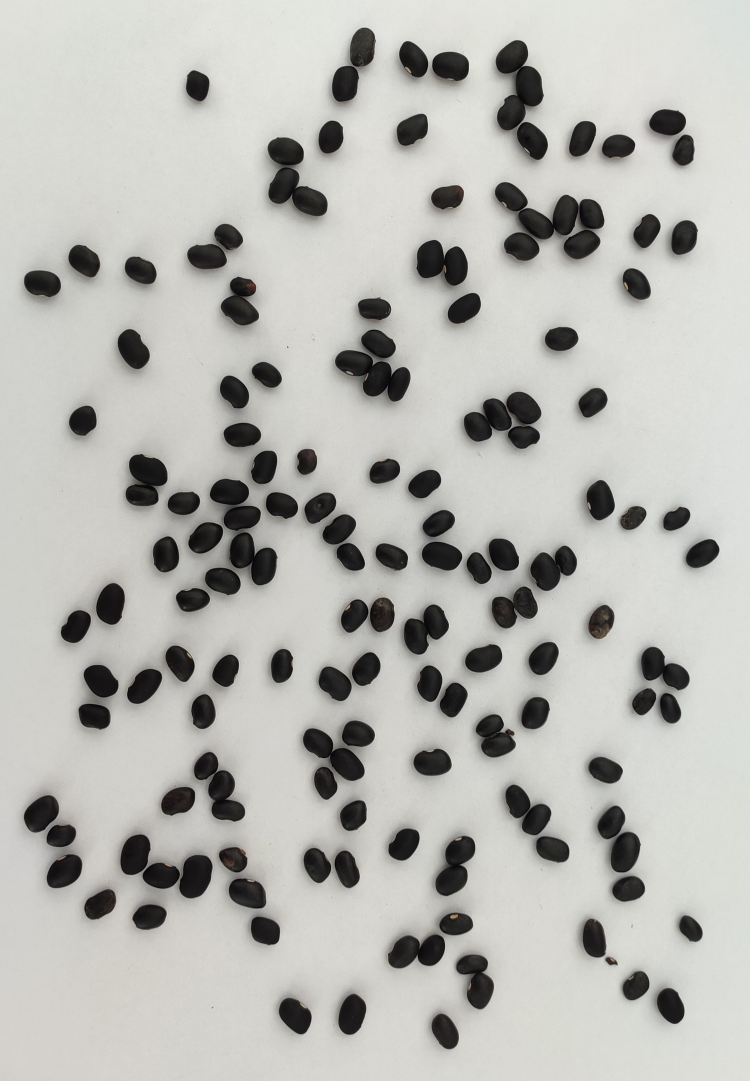
#> input picture Feijoes-editados/img1.jpg, 2250 x 3243 px (shown at 1/3 size)
$ python Teste3-visualizandoOsCcontornos.py
#> lines starting #> are read from the running program, lines starting #| are printed output that depends on the picture; after the words box and inside, x2 and y2 are one past the last pixel; in counts of white or black regions, pixels touching at a corner belong together
import cv2
import numpy as np
from sklearn.cluster import KMeans
import time

def rescaleFrame(frame, scale=0.75):
    width = int(frame.shape[1] * scale)
    heigth = int(frame.shape[0] * scale)

    dimensions = (width, heigth)

    return cv2.resize(frame, dimensions, interpolation=cv2.INTER_AREA)


# Carrega imagem
img = cv2.imread('Feijoes-editados/img1.jpg')
#> img is the input picture: shape (3243, 2250, 3); mean B, G, R 178.9, 183.5, 183.5

# Pré-processamento
gray = cv2.cvtColor(img, cv2.COLOR_BGR2GRAY)
blur = cv2.GaussianBlur(gray, (7, 7), 0)
edges = cv2.Canny(blur, 50, 150)
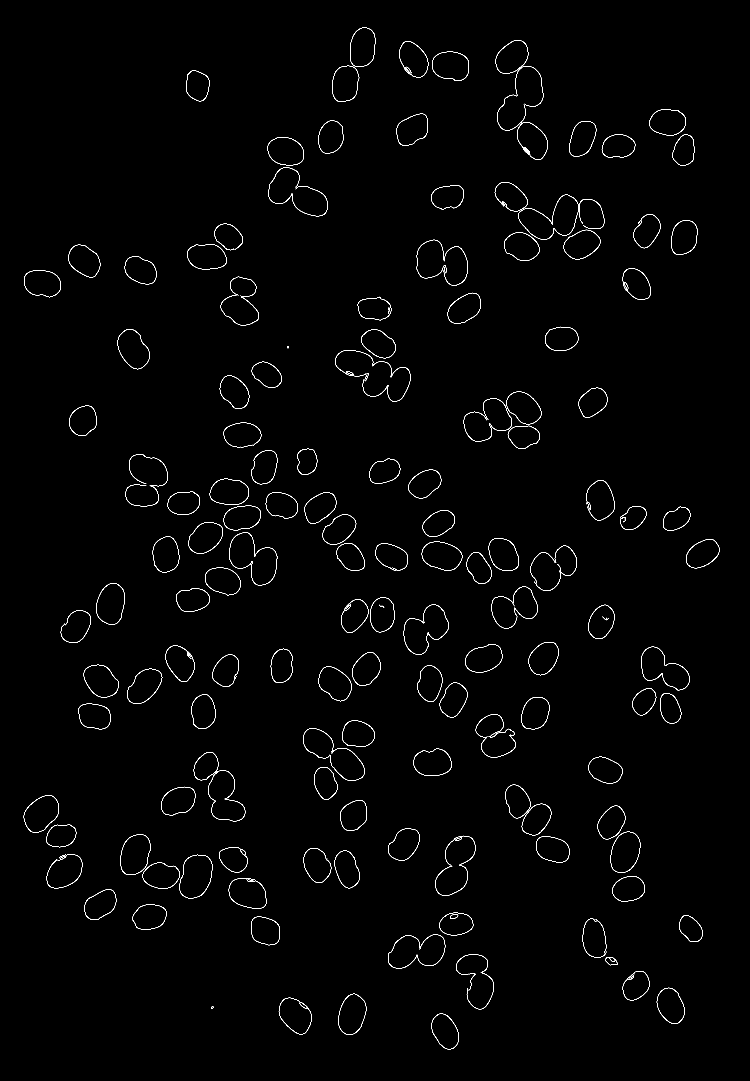
#> edges: shape (3243, 2250) (shown at 1/3 size); 0.74% white in thin lines or dots, all inside (x1, y1, x2, y2) = (71, 83, 2159, 3148)

# Contornos
contornos, _ = cv2.findContours(edges, cv2.RETR_EXTERNAL, cv2.CHAIN_APPROX_SIMPLE)
#> contornos = 160 contours, 6 with area under 20; largest, box (x1, y1, x2, y2) and area: (688, 1597, 833, 1757) 13541, (909, 2185, 1094, 2343) 13089, (1211, 1813, 1347, 1964) 12156, (538, 2564, 638, 2695) 9926, (361, 2503, 452, 2625) 8521

# Cria uma cópia da imagem original para desenhar os contornos
img_contornos = img.copy()

# Desenha os contornos na imagem (em verde com espessura 2)
cv2.drawContours(img_contornos, contornos, -1, (0, 255, 0), 2)
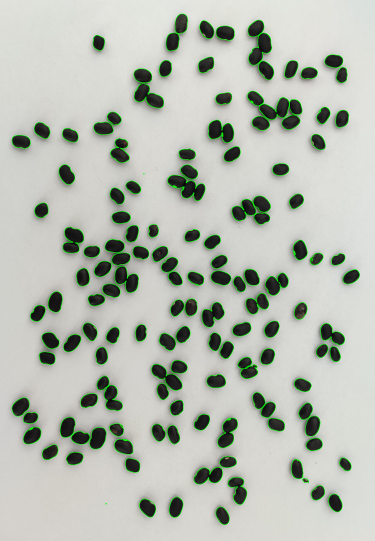
#> img_contornos: shape (3243, 2250, 3) (shown at 1/6 size); mean B, G, R 176.7, 186.9, 181.3

# Exibe a imagem com os contornos
img_contornos = rescaleFrame(img_contornos, 0.20)
#> in rescaleFrame, `return cv2.resize(frame, dimensions, interpolation=cv2.INTER_AREA)`:
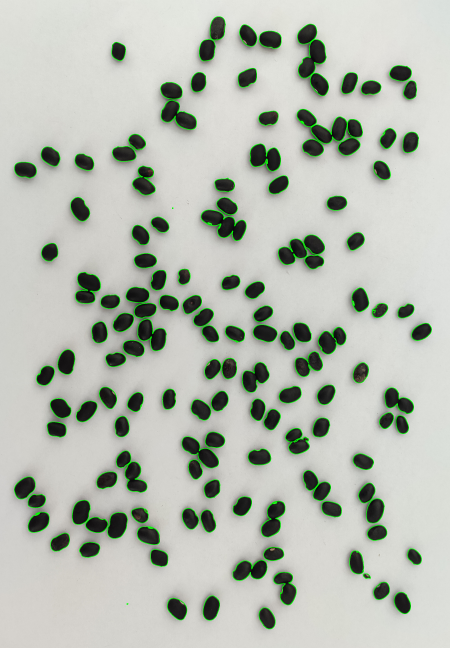
#> returned value: shape (648, 450, 3); mean of channels 0, 1, 2 176.7, 186.9, 181.3; drawn as B, G, R

cv2.imshow('Contornos', img_contornos)


mascara = np.zeros_like(gray)
img_contornos = img.copy()

for contorno in contornos:
    area = cv2.contourArea(contorno)
    if 0 <= area <= 20000:
        cv2.drawContours(mascara, [contorno], -1, 255, 2)
#> this loop made 160 passes
#> area on passes 1 to 3: 6203.5, 21, 7596.5
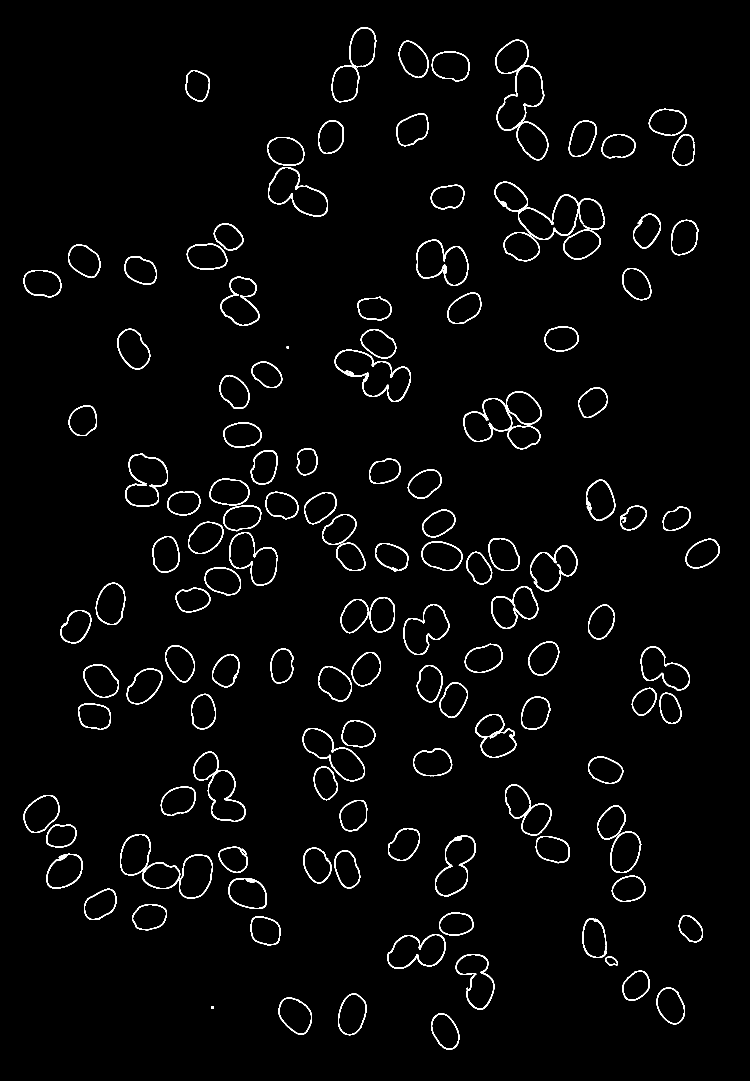
#> mascara: shape (3243, 2250) (shown at 1/3 size); 2.2% white; 132 white regions, largest, box (x1, y1, x2, y2) and area: (1483, 545, 1815, 720) 4395, (1486, 119, 1645, 481) 4217, (1390, 1174, 1625, 1348) 3949


mascara2 = rescaleFrame(mascara, 0.20)
#> call 2 of rescaleFrame, with scale = 0.2
#> in rescaleFrame (call 2), `return cv2.resize(frame, dimensions, interpolation=cv2.INTER_AREA)`:
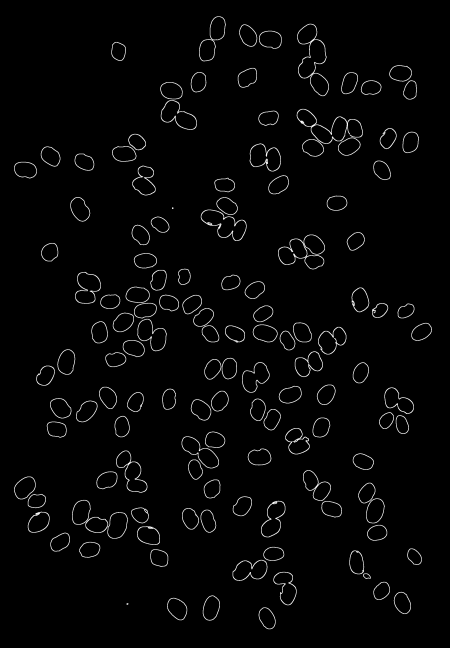
#> returned value: shape (648, 450); min 0, max 255, mean 5.6
cv2.imshow('contornos', mascara2)


cv2.waitKey(0)
cv2.destroyAllWindows()

$ run again, with Feijoes-editados/img2.jpg copied over Feijoes-editados/img1.jpg
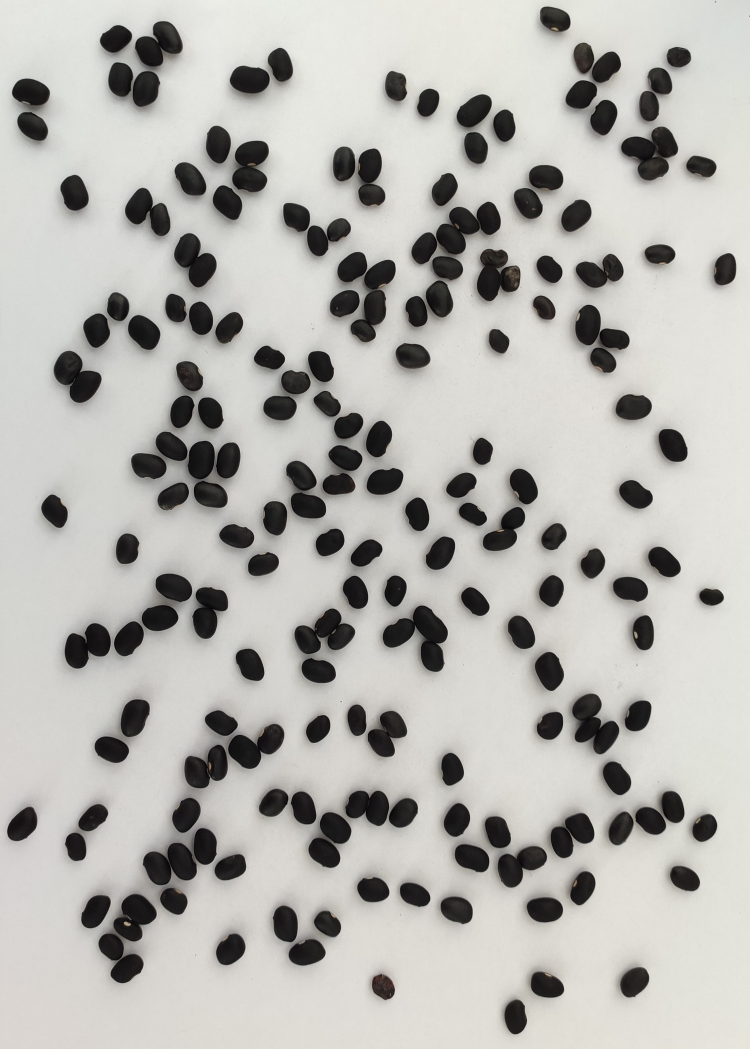
#> input picture Feijoes-editados/img2.jpg, 2250 x 3145 px (shown at 1/3 size)
#> img is the input picture: shape (3145, 2250, 3); mean B, G, R 175.9, 180.2, 181.2
#> `edges = cv2.Canny(blur, 50, 150)`:
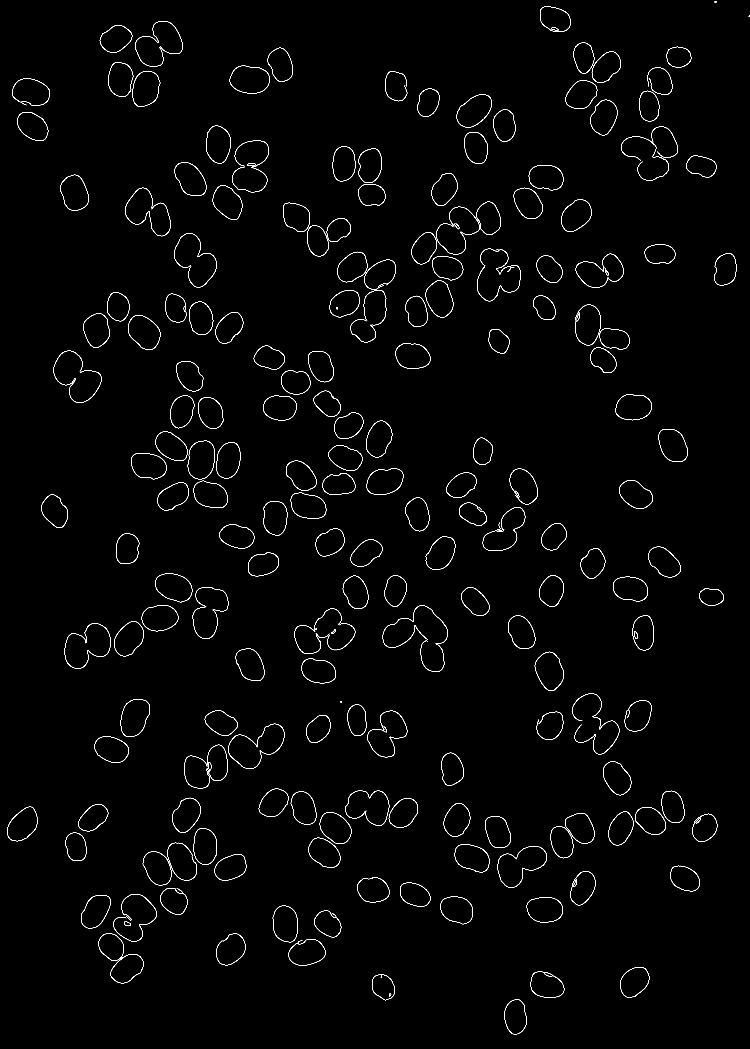
#> edges: shape (3145, 2250) (shown at 1/3 size); 0.94% white in thin lines or dots
#> contornos = 211 contours, 16 with area under 20; largest, box (x1, y1, x2, y2) and area: (1431, 746, 1562, 904) 13668, (161, 1052, 305, 1209) 13176, (405, 63, 549, 200) 11921, (375, 563, 511, 709) 11036, (689, 197, 809, 281) 7828
#> the loop `for contorno in contornos:` made 211 passes
#> area on passes 1, 4, 5: 5423.5, 66.5, 72
#> in rescaleFrame (call 2), `return cv2.resize(frame, dimensions, interpolation=cv2.INTER_AREA)`:
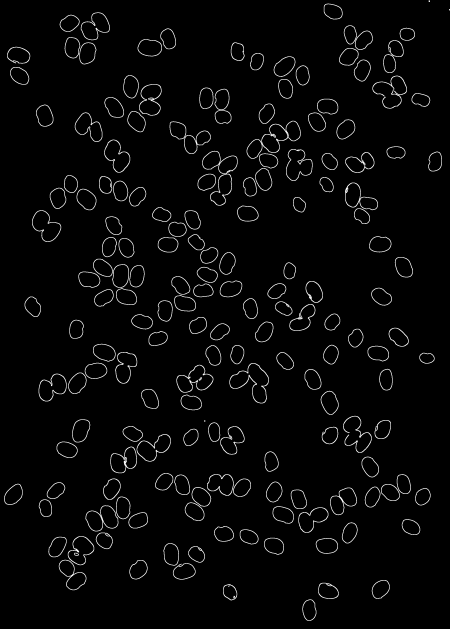
#> returned value: shape (629, 450); min 0, max 255, mean 7.2

$ run again, with Feijoes-editados/img3.jpg copied over Feijoes-editados/img1.jpg
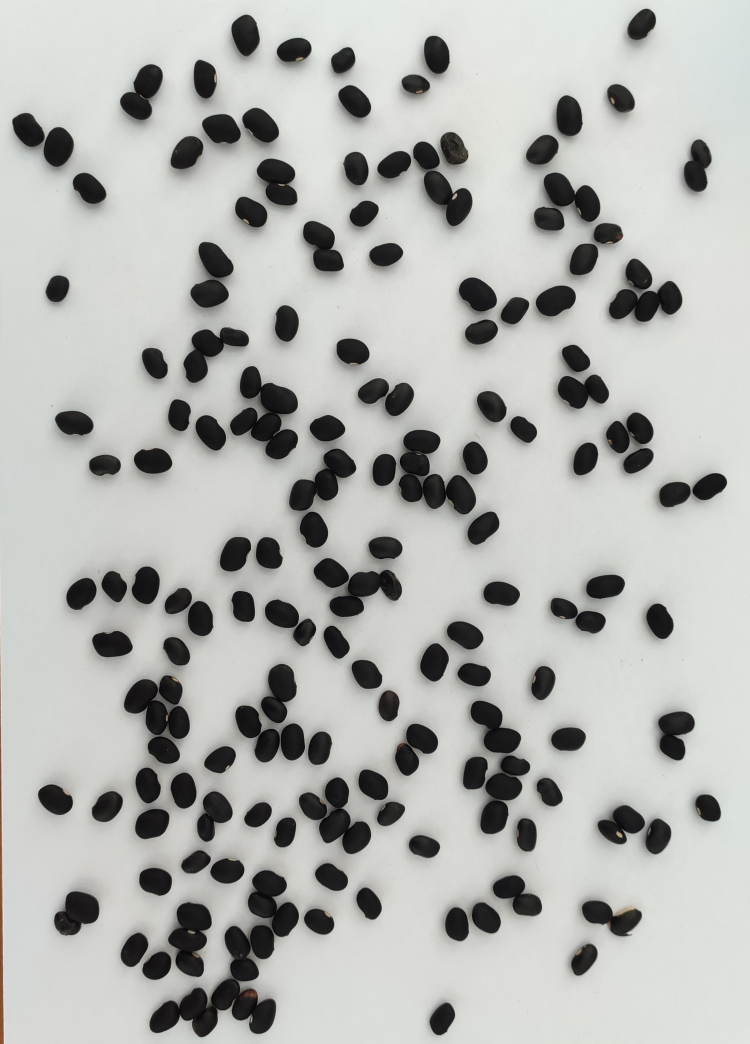
#> input picture Feijoes-editados/img3.jpg, 2250 x 3130 px (shown at 1/3 size)
#> img is the input picture: shape (3130, 2250, 3); mean B, G, R 175.8, 179.7, 178.3
#> `edges = cv2.Canny(blur, 50, 150)`:
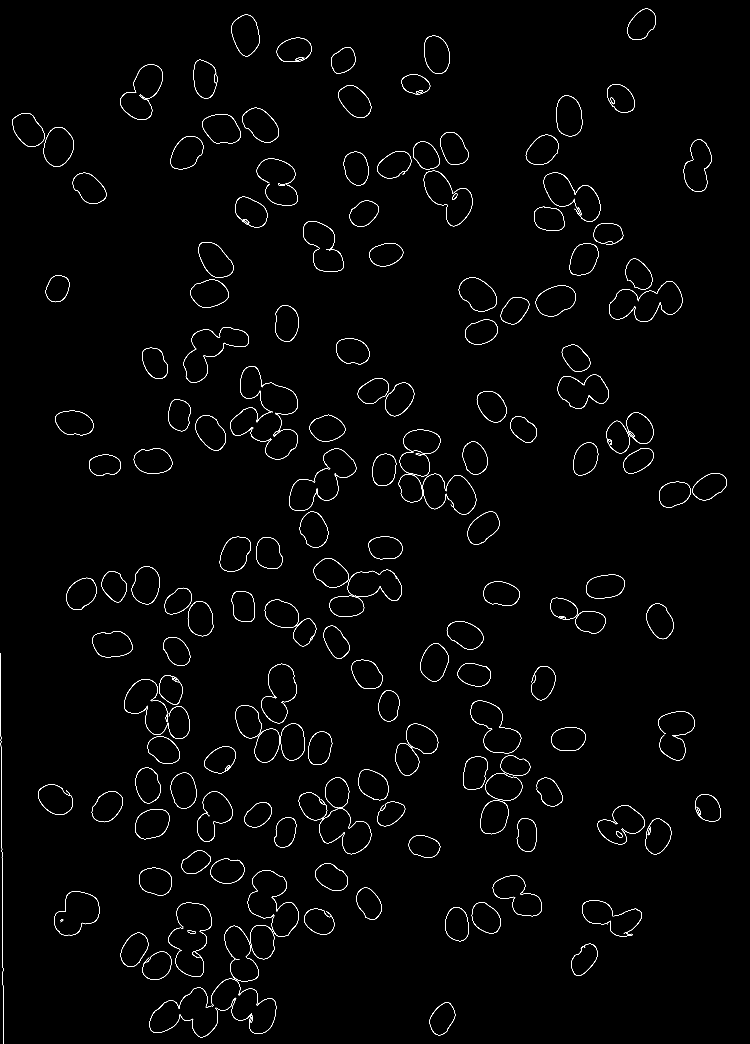
#> edges: shape (3130, 2250) (shown at 1/3 size); 0.92% white in thin lines or dots
#> contornos = 193 contours, 7 with area under 20; largest, box (x1, y1, x2, y2) and area: (550, 982, 747, 1149) 14858, (360, 193, 489, 360) 12282, (162, 2674, 298, 2807) 12114, (783, 1991, 891, 2170) 12033, (1376, 832, 1491, 935) 8160
#> the loop `for contorno in contornos:` made 193 passes
#> area on passes 1 to 3: 63, 5162, 87
#> in rescaleFrame (call 2), `return cv2.resize(frame, dimensions, interpolation=cv2.INTER_AREA)`:
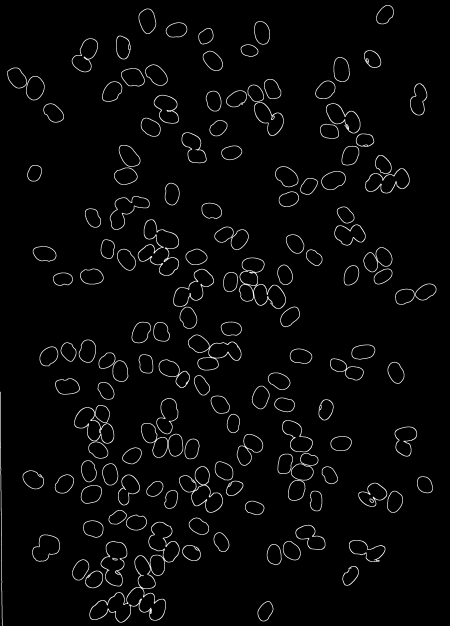
#> returned value: shape (626, 450); min 0, max 255, mean 7.1
